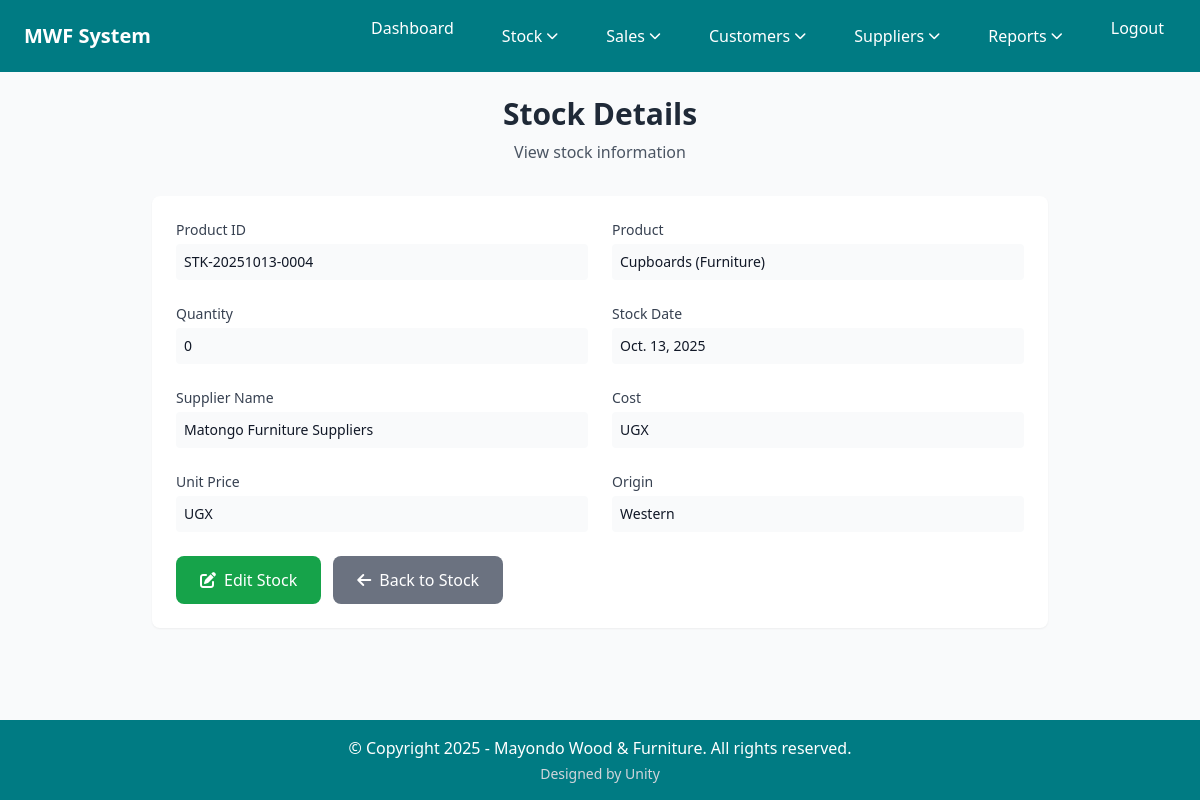
The page /viewStock/43/ (signed in) on the database as committed earlier.
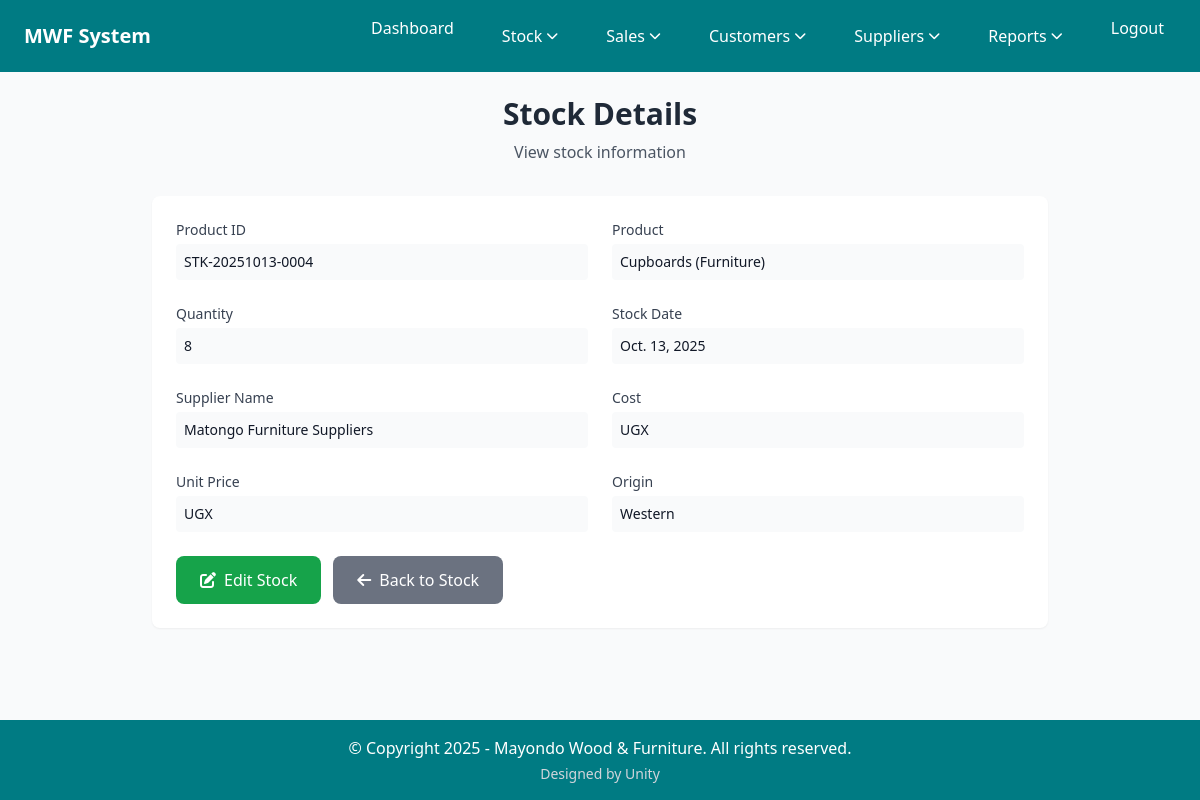
The same page on the database as committed later.
### home/models.py (models this page shows, shortened)
class Stock(models.Model):
    CUSTOMER_CHOICES = [('Timber', 'Timber'), ('Sofa', 'Sofa'),('Tables','Tables'),('Cupboards','Cupboards'),('Drawer','Drawer'),('Poles','Poles')]
    PRODUCT_TYPE_CHOICES = [('Wood', 'Wood'), ('Furniture', 'Furniture')]
    ORIGIN_CHOICES = [('Western', 'Western'), ('Central', 'Central'), ('Eastern', 'Eastern')]
    SUPPLIER_CHOICES = [
        ('Mbawo Timberworks', 'Mbawo Timberworks'),
        ('Rosewood Timbers', 'Rosewood Timbers'),
        ('Muto Timber Suppliers', 'Muto Timber Suppliers'),
        ('Matongo WoodWorks', 'Matongo WoodWorks'),
    ]
    product_id = models.CharField(max_length=50, blank=True, unique=True)  # Auto-generated unique identifier
    date = models.DateField()  # Date when item was added to inventory
    product_name = models.CharField(max_length=100, choices=CUSTOMER_CHOICES,
                                   help_text="Select the product category",
                                   default='Timber')  # Product category
    product_type = models.CharField(max_length=20, choices=PRODUCT_TYPE_CHOICES,
                                   help_text="Select the product type",
                                   default='Furniture')  # Specific type within category
    product_ref = models.ForeignKey(Product, on_delete=models.PROTECT, null=True, blank=True,
                                   help_text="Auto-populated from product details")
    quantity = models.IntegerField()  # Number of items available
    supplier = models.ForeignKey(Supplier, on_delete=models.PROTECT, null=True, blank=True, help_text="Select the supplier who provided this product")  # Dynamic supplier relationship
    unit_cost = models.DecimalField(max_digits=10, decimal_places=2, default=0.00,
                                   help_text="Cost per unit item in UGX")
    total_cost = models.DecimalField(max_digits=12, decimal_places=2, default=0.00,
                                    help_text="Automatically calculated from quantity × unit cost")
    origin = models.CharField(max_length=20, choices=ORIGIN_CHOICES)  # Where the product came from

class Supplier(models.Model):
    name = models.CharField(max_length=100, unique=True, help_text="Supplier company name")
    contact_person = models.CharField(max_length=100, help_text="Primary contact person")
    phone = models.CharField(max_length=15, help_text="Supplier phone number")
    email = models.EmailField(help_text="Supplier email address")
    address = models.TextField(help_text="Supplier physical address")
    created_at = models.DateTimeField(auto_now_add=True)
    updated_at = models.DateTimeField(auto_now=True)
    class Meta:
        ordering = ['name']

### home/views.py (the view)
# urls.py: path('viewStock/<str:product_id>/', viewSingleStock, name='view_stock'),    # View individual stock item
@login_required
@user_passes_test(is_employee_or_manager)
def viewSingleStock(request, product_id):
    stock = get_object_or_404(Stock, id=product_id)
    context = {'stock': stock}  # Simple and clean - no form needed!
    return render(request, 'view_stock.html', context)

### home/context_processors.py (called while the page is built)
def user_roles(request):
    context = {
        'is_manager': False,
        'is_employee': False,
    }
    if request.user.is_authenticated:
        context['is_manager'] = request.user.groups.filter(name="Manager").exists()
        context['is_employee'] = request.user.groups.filter(name="Employee").exists()
    return context

### home/views.py (called while the page is built)
def is_employee_or_manager(user):
    return user.is_authenticated and user.groups.filter(name__in=['Manager', 'Employee']).exists()

### home/templates/view_stock.html (shortened to what this page needs)
{% extends 'base.html' %}
{% load crispy_forms_tags %}
{% block content %}
    <div class="max-w-4xl mx-auto">
        <div class="text-center mb-8">
            <h1 class="text-3xl font-bold text-gray-800">Stock Details</h1>
            <p class="text-gray-600 mt-2">View stock information</p>
        </div>
        <div class="bg-white p-6 rounded-lg shadow-sm">
            <div class="grid grid-cols-1 md:grid-cols-2 gap-6">
                <div>
                    <label class="block text-sm font-medium text-gray-700">Product ID</label>
                    <p class="mt-1 text-sm text-gray-900 bg-gray-50 p-2 rounded">{{ stock.product_id }}</p>
                </div>
                <div>
                    <label class="block text-sm font-medium text-gray-700">Product</label>
                    <p class="mt-1 text-sm text-gray-900 bg-gray-50 p-2 rounded">
                        {{ stock.product_name }} ({{ stock.product_type }})
                    </p>
                </div>
                <div>
                    <label class="block text-sm font-medium text-gray-700">Quantity</label>
                    <p class="mt-1 text-sm text-gray-900 bg-gray-50 p-2 rounded">{{ stock.quantity }}</p>
                </div>
                <div>
                    <label class="block text-sm font-medium text-gray-700">Stock Date</label>
                    <p class="mt-1 text-sm text-gray-900 bg-gray-50 p-2 rounded">{{ stock.date }}</p>
                </div>
                <div>
                    <label class="block text-sm font-medium text-gray-700">Supplier Name</label>
                    <p class="mt-1 text-sm text-gray-900 bg-gray-50 p-2 rounded">{{ stock.supplier.name|default:"N/A" }}</p>
                </div>
                <div>
                    <label class="block text-sm font-medium text-gray-700">Cost</label>
                    <p class="mt-1 text-sm text-gray-900 bg-gray-50 p-2 rounded">UGX {{ stock.cost }}</p>
                </div>
                <div>
                    <label class="block text-sm font-medium text-gray-700">Unit Price</label>
                    <p class="mt-1 text-sm text-gray-900 bg-gray-50 p-2 rounded">UGX {{ stock.price }}</p>
                </div>
                <div>
                    <label class="block text-sm font-medium text-gray-700">Origin</label>
                    <p class="mt-1 text-sm text-gray-900 bg-gray-50 p-2 rounded">{{ stock.origin }}</p>
                </div>
            </div>
            <div class="mt-6 flex space-x-3">
                <a href="/editStock/{{ stock.id }}" class="btn bg-green-600 text-white px-6 py-3 rounded-lg hover:bg-green-700 transition-colors">
                    <i class="fas fa-edit mr-2"></i>Edit Stock
                </a>
                <a href="/stockRecord/" class="btn bg-gray-500 text-white px-6 py-3 rounded-lg hover:bg-gray-600 transition-colors">
                    <i class="fas fa-arrow-left mr-2"></i>Back to Stock
                </a>
            </div>
        </div>
    </div>
{% endblock %}

Rows that differ between the two databases and show on the page:
changed Stock "STK-20251013-0004": quantity "0" → "8"
